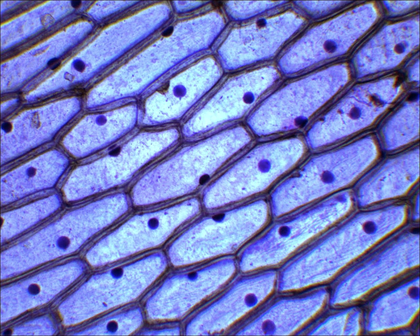
%> input picture 2.png, 420 x 336 px, shrunk from 1280 x 1024 before the run
$ octave Celulas2.m   (GNU Octave 9; MATLAB toolbox functions it lacks are replaced by stand-ins)
%> lines starting %> are read from the running program, lines starting %| are printed output that depends on the picture; in (x1, y1, x2, y2) boxes, pixels count from 0 and x2, y2 are one past the last pixel; in counts of white or black regions, pixels touching at a corner belong together; the program's own positions count from 1
x=imread ('2.png');
%> x is the input picture: size 336x420x3 uint8; mean R, G, B 117, 125.1, 198.2
imggris = rgb2gray(x);
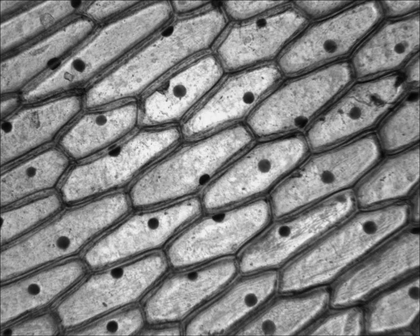
%> imggris: size 336x420 uint8; min 4, max 244, mean 131
dibujo=x;
tam=size(x);
%> tam = [336 420 3]

i=x;
i2=rgb2gray(i);
tama=size(i);
%> tama = [336 420 3]
i2= double(i2);

for i=1:tama(1);

    for j=1:tama(2);
       if i2(i,j)<120
           i2(i,j)=0;
       else
           i2(i,j)=255;
       end


    end;
end;
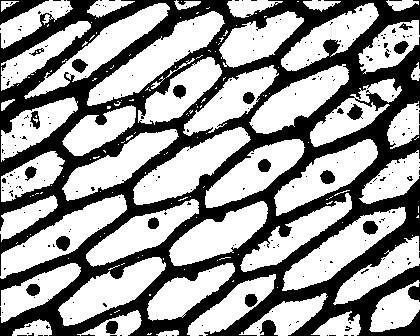
%> i2: size 336x420 double; 60.5% white; 257 black regions (234 under 20 px), largest, box (x1, y1, x2, y2) and area: (0, 0, 420, 336) 52072, (0, 0, 49, 25) 513, (260, 320, 278, 336) 200
 BWdfill = imfill (i2);
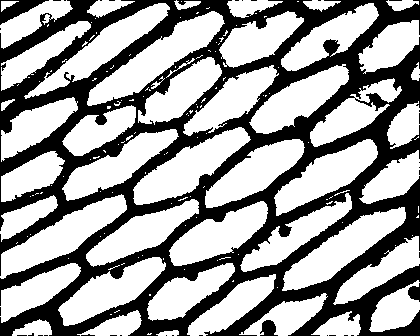
%> BWdfill: size 336x420 double; 62.4% white; 36 black regions (32 under 20 px), largest, box (x1, y1, x2, y2) and area: (0, 0, 420, 336) 52010, (0, 0, 49, 25) 513, (260, 320, 278, 336) 200, (408, 283, 420, 302) 148

%> (the run ends here)

$ run again, with 1.png copied over 2.png
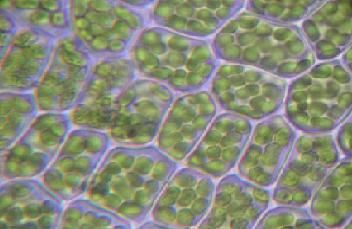
%> input picture 1.png, 352 x 229 px
%> x is the input picture: size 229x352x3 uint8; mean R, G, B 136.4, 139.8, 122.3
%> after the loop `for i=1:tama(1);`:
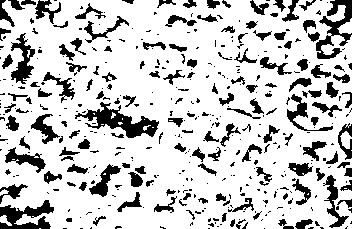
%> i2: size 229x352 double; 79.1% white; 425 black regions (281 under 20 px), largest, box (x1, y1, x2, y2) and area: (75, 102, 159, 138) 1102, (316, 0, 352, 59) 861, (0, 200, 54, 229) 833
%> `BWdfill = imfill (i2);`:
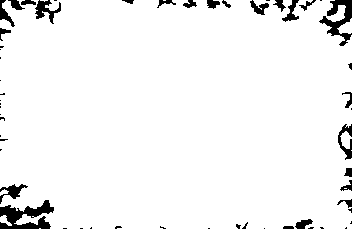
%> BWdfill: size 229x352 double; 95.4% white; 56 black regions (32 under 20 px), largest, box (x1, y1, x2, y2) and area: (0, 200, 54, 229) 833, (319, 0, 352, 46) 599, (35, 0, 61, 24) 262

$ run again, with 3.png copied over 2.png
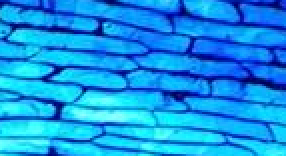
%> input picture 3.png, 143 x 78 px (shown 2 times larger)
%> x is the input picture: size 78x143x3 uint8; mean R, G, B 20.4, 150, 229.2
%> after the loop `for i=1:tama(1);`:
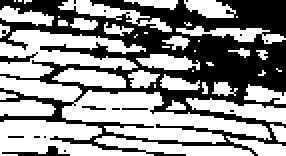
%> i2: size 78x143 double (shown 2 times larger); 56.6% white; 16 black regions (13 under 20 px), largest, box (x1, y1, x2, y2) and area: (0, 0, 143, 78) 4679, (1, 73, 35, 78) 64, (0, 26, 19, 32) 44
%> `BWdfill = imfill (i2);`:
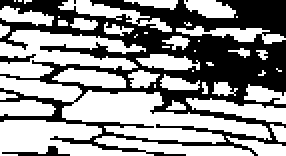
%> BWdfill: size 78x143 double (shown 2 times larger); 57.2% white; 5 black regions (2 under 20 px), largest, box (x1, y1, x2, y2) and area: (0, 0, 143, 78) 4666, (1, 73, 35, 78) 64, (0, 27, 18, 32) 43

$ run again, with 4.png copied over 2.png
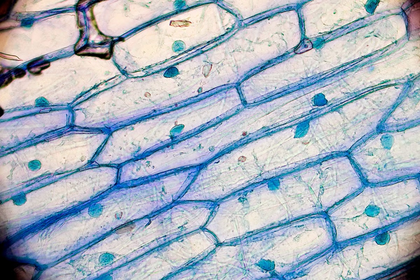
%> input picture 4.png, 420 x 280 px, shrunk from 1200 x 800 before the run
%> x is the input picture: size 280x420x3 uint8; mean R, G, B 168.4, 179.6, 192.6
%> after the loop `for i=1:tama(1);`:
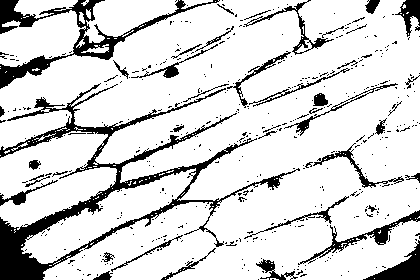
%> i2: size 280x420 double; 84.4% white; 442 black regions (397 under 20 px), largest, box (x1, y1, x2, y2) and area: (0, 83, 300, 280) 7358, (0, 0, 220, 89) 3040, (363, 240, 420, 280) 829
%> `BWdfill = imfill (i2);`:
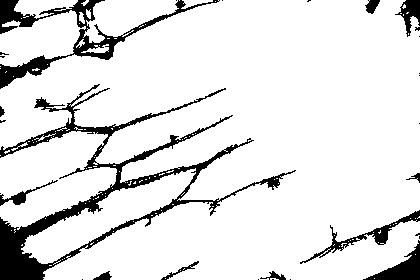
%> BWdfill: size 280x420 double; 89% white; 30 black regions (18 under 20 px), largest, box (x1, y1, x2, y2) and area: (0, 84, 296, 280) 7011, (0, 0, 220, 89) 3036, (363, 240, 420, 280) 827
